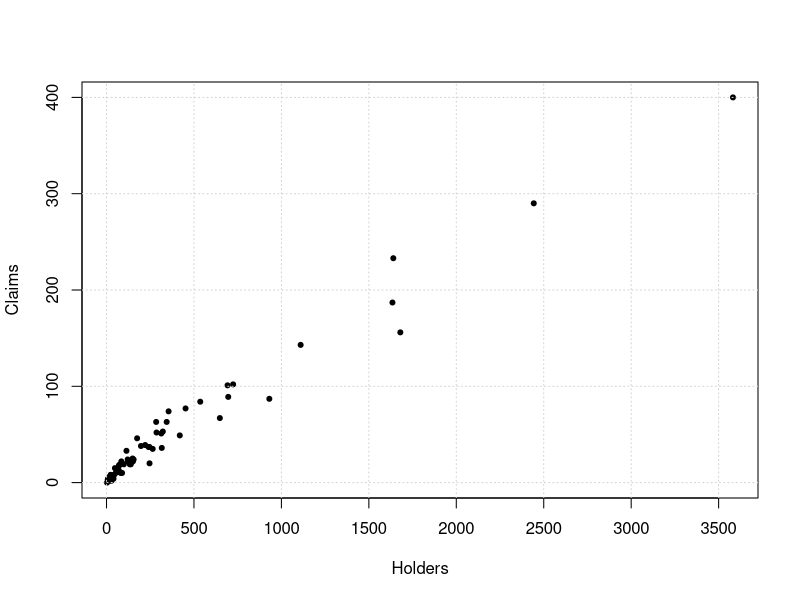

The R script that drew this image:
## ---- chunk 1
knitr::opts_chunk$set(echo = TRUE)
## ---- chunk 2
library(MASS)
plot(Insurance$Holders,Insurance$Claims
     ,xlab = 'Holders',ylab='Claims',pch=20)
grid()
## ---- chunk 3
claims <- Insurance$Claims
holders <- Insurance$Holders

gaussian_neglog <- function(theta, data1, data2){
  b0 <- theta[1]
  b1 <- theta[2]
  sigma <- theta[3]
  data2 <- b0 + b1*data2
  return(-sum(dnorm(data1, mean = data2, sd = sigma, log=TRUE)))
}

gaussian_estimation <- optim(c(0,0,1), gaussian_neglog, data1 = claims, data2 = holders)
print(gaussian_estimation$par)
## ---- chunk 4
print(paste("The Bayesian Information Criterion (BIC) for this model is", 3*log(length(claims))+2*gaussian_neglog(gaussian_estimation$par, claims, holders)))
## ---- chunk 5
dlaplace <- function(data, location, scale){
  return(log(exp(-abs(data-location)/scale)/(2*scale)))
}

laplacian_neglog <- function(theta, data1, data2){
  b0 <- theta[1]
  b1 <- theta[2]
  sigma <- theta[3]
  data2 <- b0 + b1*data2
  return(-sum(dlaplace(data1, location = data2, scale = sigma)))
}

claims <- Insurance$Claims
holders <- Insurance$Holders
laplacian_estimation <- optim(c(1,0,1), laplacian_neglog, data1 = claims, data2 = holders)
laplacian_estimation$par
## ---- chunk 6
print(paste("The Bayesian Information Criterion (BIC) for this model is", 3*log(length(claims))+2*laplacian_neglog(laplacian_estimation$par, claims, holders)))
## ---- chunk 7
lognormal_neglog <- function(theta, data1, data2){
  n <- length(data1)
  b0 <- theta[1]
  b1 <- theta[2]
  sigma <- theta[3]
  l <-  0
  for (i in 1:n){
    if (data1[i] > 0){
      m <- b0 + b1*data2[i]
      l <- l + dlnorm(data1[i], meanlog = m, sdlog=sigma, log=TRUE) 
    }
  }
  return(-l)
}
claims <- Insurance$Claims
holders <- Insurance$Holders
lognormal_estimation <- optim(c(1, 0, 1), lognormal_neglog, data1 = claims, data2 = holders)
lognormal_estimation$par
## ---- chunk 8
print(paste("The Bayesian Information Criterion (BIC) for this model is", 3*log(length(claims))+2*lognormal_neglog(lognormal_estimation$par, claims, holders)))
## ---- chunk 9
gamma_neglog <- function(theta, data1, data2){
  n <- length(data1)
  b0 <- theta[1]
  b1 <- theta[2]
  sigma <- theta[3]
  l <-  0
  for (i in 1:n){
    if (data1[i] > 0){
      m <- b0 + b1*data2[i]
      l <- l + dgamma(data1[i], shape=m, scale=sigma, log=TRUE)
    }
  }
  return(-l)
}
claims <- Insurance$Claims
holders <- Insurance$Holders
gamma_estimation <- optim(c(1,0,1), gamma_neglog, data1 = claims, data2 = holders)
gamma_estimation$par
